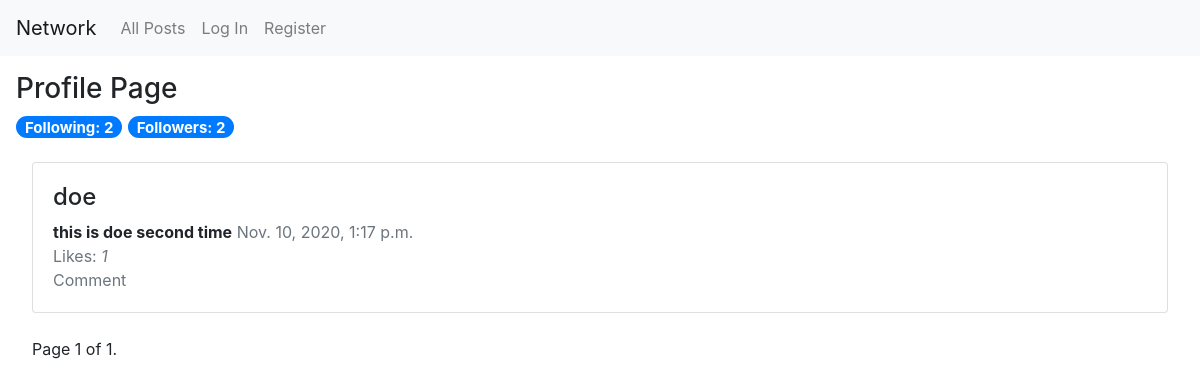
/profile/doe, run on an earlier commit of the app's database.
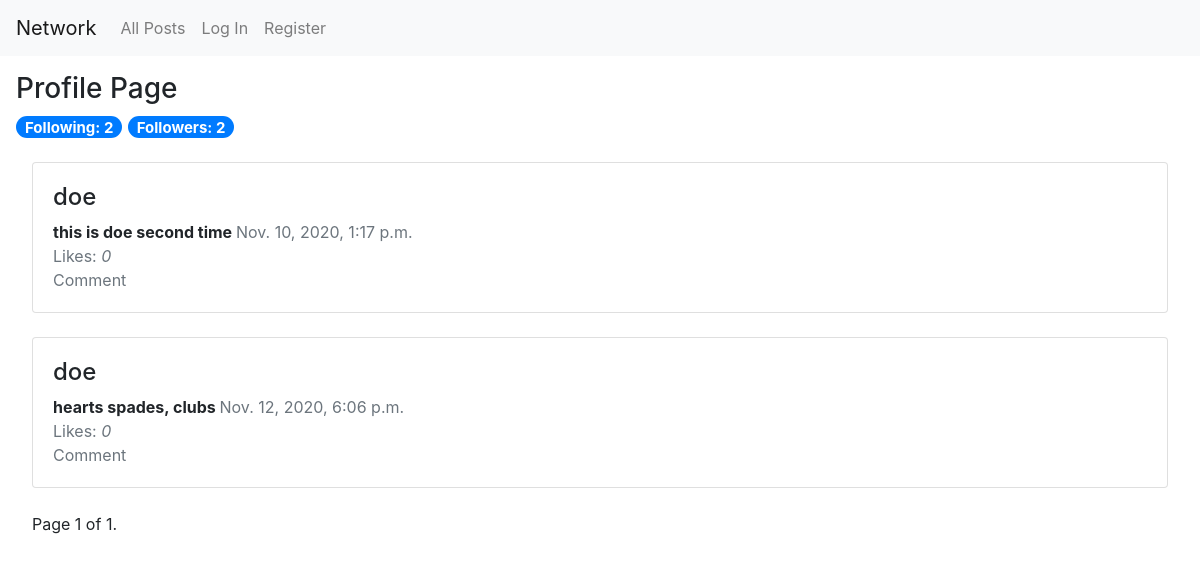
And on a later commit of the database.
### network/models.py (models this page shows)
class NewPost(models.Model):
    creator = models.CharField(max_length=64)
    text = models.TextField(verbose_name="Description")
    image = models.URLField(blank=True, verbose_name="Image URL", null=True)
    like = models.IntegerField()
    timeStamp = models.DateTimeField(auto_now_add=True,null=True)
    liked = models.ManyToManyField(User, blank=True, related_name="liked_user")
    objects = models.Manager()

### network/views.py (the view)
# urls.py: path("profile/<str:name>", views.profile, name="profile"),
def profile(request, name):
    try:
        profile = User.objects.get(username=name)
        message = []
        if request.user.username:
            try:
                flw = Follow.objects.filter(profile=profile, following=request.user)
                f = 'yes'
                if not flw:
                    f = ''
            except:
                f = ''
        else:
            f = ''
        try:
            posts = NewPost.objects.filter(creator=profile)
            flw = Follow.objects.filter(profile=profile)
            followers = len(flw)
            flw = Follow.objects.filter(following=profile)
            following = len(flw)
            paginator = Paginator(posts, 10)
            page_number = request.GET.get('page')
            page_obj = paginator.get_page(page_number)
        except:
            "not found"
        return render(request, "network/profile.html", {
            "posts" : posts,
            "name" : name,
            "follow" : f,
            "following" : following,
            "followers" : followers,
            "page_obj" : page_obj
        })
    except:
        message.append(f"{name}, not found!")
        return render(request, "network/profile.html", {
            "messages" : message,
            "name" : name
        })

### network/templates/network/profile.html (shortened to what this page needs)
{% extends "network/layout.html" %}
{% block body %}
    <h3>Profile Page</h3>
    <h5><span class="badge badge-pill badge-primary">Following:  {{following}}</span>
    <span class="badge badge-pill badge-primary">Followers:  {{followers}}</span></span></h4>
    {% if posts %}
    <div class="card-column" style="padding: 1em;">
        {% for post in page_obj %}
            <div class="card">
                <div class="card-body">
                <ul class="list-group list-group-horizontal" style="list-style-type: none;">
                    <li>
                        <a href="{% url 'profile' post.creator %}" style="color:inherit" id="creator-{{post.id}}"><h4>{{ post.creator }}</h4></a>
                        <strong id="post-{{post.id}}">{{ post.text }}</strong>
                        <a class="text-muted">{{ post.timeStamp }}<br>
                        {% if user.is_authenticated %}
                            {% if not request.user in post.liked.all %}
                                <button class="btn btn-outline-light" id="like-{{post.id}}">🤍</button>
                            {% else %}
                                <button class="btn btn-outline-light" id="like-{{post.id}}">❤</button>
                            {% endif %}
                        {% else %}
                            Likes:
                        {% endif %}
                        <i id="numLike-{{post.id}}">{{ post.like }}</i><br>
                        Comment</a>
                    </li>
                </ul>
                </div>
            </div>
            <br>
        {% endfor %}
        <div class="pagination">
            <span class="step-links">
                <span class="current">
                    Page {{ page_obj.number }} of {{ page_obj.paginator.num_pages }}.
                </span>
            </span>
        </div>
    </div>
    {% endif %}
{% endblock %}

### network/templates/network/layout.html (shortened to what this page needs)
{% load static %}
<!DOCTYPE html>
<html lang="en">
    <head>
        <link rel="stylesheet" href="https://stackpath.bootstrapcdn.com/bootstrap/4.4.1/css/bootstrap.min.css">
        <link href="{% static 'network/styles.css' %}" rel="stylesheet">
    </head>
    <body>
        <nav class="navbar navbar-expand-lg navbar-light bg-light">
            <a class="navbar-brand" href="{% url 'index' %}">Network</a>
            <div>
              <ul class="navbar-nav mr-auto">
                <li class="nav-item">
                  <a class="nav-link" href="{% url 'index' %}">All Posts</a>
                </li>
                {% if user.is_authenticated %}
                    <li class="nav-item">
                        <a class="nav-link" href="{% url 'following' %}">Following</a>
                    </li>
                    <li class="nav-item">
                        <a class="nav-link" href="{% url 'logout' %}">Log Out</a>
                    </li>
                {% else %}
                    <li class="nav-item">
                        <a class="nav-link" href="{% url 'login' %}">Log In</a>
                    </li>
                    <li class="nav-item">
                        <a class="nav-link" href="{% url 'register' %}">Register</a>
                    </li>
                {% endif %}
              </ul>
            </div>
          </nav>
        <div class="body">
            <div style="padding: 1em;">
            {% block body %}
            {% endblock %}
            </div>
        </div>
    </body>
</html>

What changed in the data, as far as the page shows it:
changed NewPost "this is doe second time": like "1" → "0"
added NewPost: creator "doe", text "hearts spades, clubs", timeStamp "Nov. 12, 2020, 6:06 p.m.", like "0"
